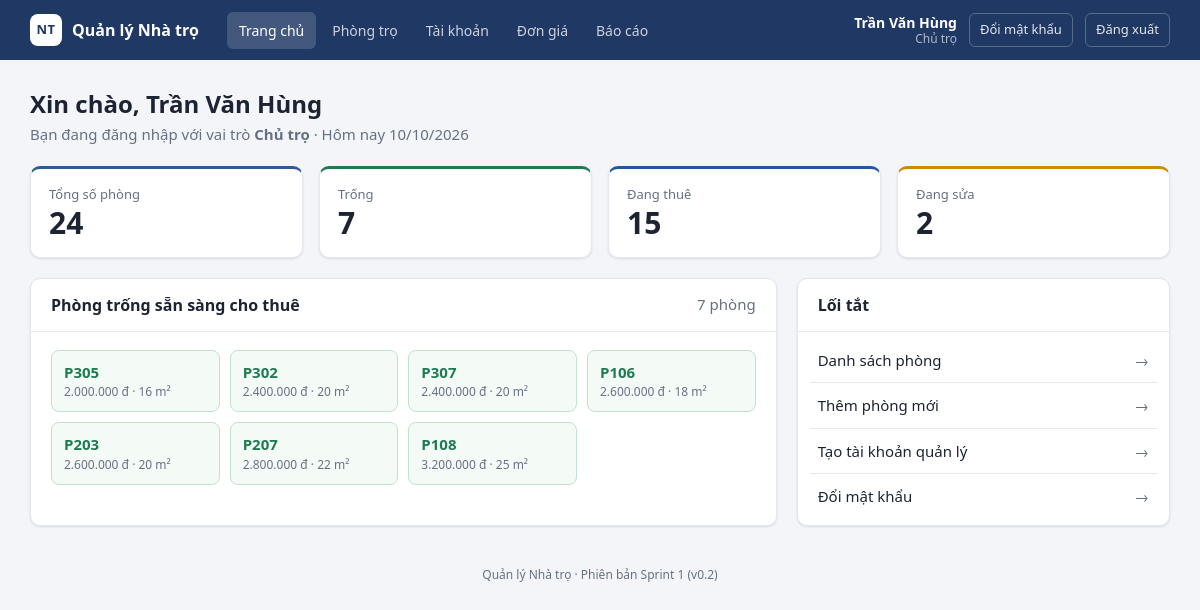
Page /index.php (signed in) on the committed database.
### tables this page shows
CREATE TABLE phong (
    id               INT AUTO_INCREMENT PRIMARY KEY,
    ma_phong         VARCHAR(20)  NOT NULL UNIQUE COMMENT 'PH001: mã phòng không được trùng',
    tang             INT          NOT NULL,
    dien_tich        DECIMAL(5,1) NOT NULL COMMENT 'Đơn vị m2',
    gia_thue         INT          NOT NULL COMMENT 'VNĐ/tháng, phải lớn hơn 0',
    so_nguoi_toi_da  INT          NOT NULL DEFAULT 2,
    tien_nghi        VARCHAR(255) NULL,
    trang_thai       ENUM('trong', 'dang_thue', 'dang_sua') NOT NULL DEFAULT 'trong' COMMENT 'PH001: phòng mới mặc định Trống',
    ngay_tao         DATETIME NOT NULL DEFAULT CURRENT_TIMESTAMP
);

### includes/functions.php (called while the page is built, shortened)
<?php
function db()
{
    static $pdo = null;
    if ($pdo === null) {
        $dsn = 'mysql:host=' . DB_HOST . ';port=' . DB_PORT . ';dbname=' . DB_NAME . ';charset=utf8mb4';
        $pdo = new PDO($dsn, DB_USER, DB_PASS, [
            PDO::ATTR_ERRMODE            => PDO::ERRMODE_EXCEPTION,
            PDO::ATTR_DEFAULT_FETCH_MODE => PDO::FETCH_ASSOC,
        ]);
    }
    return $pdo;
}
function e($gia_tri)
{
    return htmlspecialchars((string)$gia_tri, ENT_QUOTES, 'UTF-8');
}
function current_user()
{
    return isset($_SESSION['user']) ? $_SESSION['user'] : null;
}
function is_chu_tro()
{
    $nguoi_dung = current_user();
    return $nguoi_dung !== null && $nguoi_dung['vai_tro'] === 'chu_tro';
}
    ?>
    <?php
function tien($so)
{
    return number_format((float)$so, 0, ',', '.') . ' đ';
}
function dien_tich($so)
{
    return rtrim(rtrim(number_format((float)$so, 1, ',', '.'), '0'), ',') . ' m²';
}

### index.php (the view, shortened to what this page needs)
<?php
$so_phong = db()->query('SELECT trang_thai, COUNT(*) FROM phong GROUP BY trang_thai')
                ->fetchAll(PDO::FETCH_KEY_PAIR);
$tong_phong = array_sum($so_phong);
$phong_trong = db()->query("SELECT id, ma_phong, gia_thue, dien_tich FROM phong
                            WHERE trang_thai = 'trong' ORDER BY gia_thue, ma_phong")->fetchAll();
require __DIR__ . '/includes/header.php';
?>
<div class="page-head">
    <div>
        <h1>Xin chào, <?= e(current_user()['ho_ten']) ?></h1>
        <p class="muted">
            Bạn đang đăng nhập với vai trò <strong><?= e(VAI_TRO[current_user()['vai_tro']]) ?></strong>
            &middot; Hôm nay <?= date('d/m/Y') ?>
        </p>
    </div>
</div>
<div class="stats">
    <a class="stat-card" href="phong.php">
        <span class="stat-label">Tổng số phòng</span>
        <span class="stat-value"><?= (int)$tong_phong ?></span>
    </a>
    <?php foreach (TRANG_THAI_PHONG as $ma => $ten): ?>
        <a class="stat-card stat-<?= e($ma) ?>" href="phong.php?trang_thai=<?= e($ma) ?>">
            <span class="stat-label"><?= e($ten) ?></span>
            <span class="stat-value"><?= (int)(isset($so_phong[$ma]) ? $so_phong[$ma] : 0) ?></span>
        </a>
    <?php endforeach; ?>
</div>
<div class="grid-2">
    <div class="card">
        <div class="card-head">
            <h2>Phòng trống sẵn sàng cho thuê</h2>
            <span class="muted"><?= count($phong_trong) ?> phòng</span>
        </div>
        <div class="card-body">
            <?php if ($phong_trong): ?>
                <div class="room-chips">
                    <?php foreach ($phong_trong as $p): ?>
                        <a class="room-chip" href="phong_chi_tiet.php?id=<?= (int)$p['id'] ?>">
                            <strong><?= e($p['ma_phong']) ?></strong>
                            <span><?= e(tien($p['gia_thue'])) ?> &middot; <?= e(dien_tich($p['dien_tich'])) ?></span>
                        </a>
                    <?php endforeach; ?>
                </div>
            <?php else: ?>
                <p class="muted">Hiện không còn phòng trống.</p>
            <?php endif; ?>
        </div>
    </div>
    <div class="card">
        <div class="card-head"><h2>Lối tắt</h2></div>
        <div class="card-body shortcuts">
            <a class="shortcut" href="phong.php">Danh sách phòng <span class="arrow">&rarr;</span></a>
            <?php if (is_chu_tro()): ?>
                <a class="shortcut" href="phong_form.php">Thêm phòng mới <span class="arrow">&rarr;</span></a>
                <a class="shortcut" href="tai_khoan_them.php">Tạo tài khoản quản lý <span class="arrow">&rarr;</span></a>
            <?php endif; ?>
            <a class="shortcut" href="doi_mat_khau.php">Đổi mật khẩu <span class="arrow">&rarr;</span></a>
        </div>
    </div>
</div>
<?php require __DIR__ . '/includes/footer.php'; ?>

### assets/style.css (style rules this page uses)
:root { --navy: #1F3864; --primary: #2E5C9A; --primary-dark: #244A7C; --primary-soft: #E8EEF8; --bg: #F3F5F9; --card: #FFFFFF; --text: #1C2433; --muted: #667085; --border: #E3E7EE; --input: #CDD3DD; --green: #1E7B4F; --green-soft: #E3F4EA; --blue: #2356A8; --blue-soft: #E4ECFA; --amber: #9A5B00; --amber-soft: #FFF1D6; --red: #B42318; --red-soft: #FDE8E7; --grey-soft: #EEF0F3; --radius: 10px; --shadow: 0 1px 2px rgba(16, 24, 40, .05), 0 1px 3px rgba(16, 24, 40, .06); }
* { box-sizing: border-box; }
html, body { margin: 0; }
body { font-family: "Segoe UI", Roboto, "Helvetica Neue", Arial, sans-serif; font-size: 15px; line-height: 1.5; color: var(--text); background: var(--bg); }
a { color: var(--primary); text-decoration: none; }
h1 { font-size: 24px; margin: 0 0 4px; line-height: 1.3; display: flex; align-items: center; gap: 10px; flex-wrap: wrap; }
h2 { font-size: 16px; margin: 0; }
p { margin: 0 0 12px; }
.muted { color: var(--muted); }
.page-head { display: flex; justify-content: space-between; align-items: flex-end; gap: 16px; margin-bottom: 20px; flex-wrap: wrap; }
.page-head p { margin: 0; }
.card { background: var(--card); border: 1px solid var(--border); border-radius: var(--radius); box-shadow: var(--shadow); }
.card-head { display: flex; justify-content: space-between; align-items: center; gap: 12px; padding: 14px 20px; border-bottom: 1px solid var(--border); }
.card-body { padding: 18px 20px; }
.grid-2 { display: grid; grid-template-columns: 2fr 1fr; gap: 20px; }
.grid-2 > * { min-width: 0; }
.stats { display: grid; grid-template-columns: repeat(4, 1fr); gap: 16px; margin-bottom: 20px; }
.stat-card { background: var(--card); border: 1px solid var(--border); border-top: 3px solid var(--primary); border-radius: var(--radius); box-shadow: var(--shadow); padding: 16px 18px; display: flex; flex-direction: column; gap: 2px; color: var(--text); }
.stat-trong { border-top-color: var(--green); }
.stat-dang_thue { border-top-color: var(--blue); }
.stat-dang_sua { border-top-color: #D08A00; }
.stat-label { color: var(--muted); font-size: 13px; }
.stat-value { font-size: 30px; font-weight: 700; line-height: 1.15; }
.room-chips { display: grid; grid-template-columns: repeat(auto-fill, minmax(150px, 1fr)); gap: 10px; }
.room-chip { display: flex; flex-direction: column; padding: 10px 12px; border: 1px solid #BFE3CF; background: #F4FBF7; border-radius: 8px; color: var(--text); }
.room-chip strong { color: var(--green); font-size: 15px; }
.room-chip span { font-size: 12px; color: var(--muted); }
.shortcuts { display: flex; flex-direction: column; padding: 6px 12px; }
.shortcut { display: flex; justify-content: space-between; padding: 11px 8px; border-bottom: 1px solid var(--border); color: var(--text); font-weight: 500; }
.shortcut:last-child { border-bottom: 0; }
.arrow { color: var(--muted); }

### rows in the picture
phong: ma_phong "P305", gia_thue "2.000.000 đ", dien_tich "16 m²"
phong: ma_phong "P302", gia_thue "2.400.000 đ", dien_tich "20 m²"
phong: ma_phong "P307", gia_thue "2.400.000 đ", dien_tich "20 m²"
phong: ma_phong "P106", gia_thue "2.600.000 đ", dien_tich "18 m²"
phong: ma_phong "P203", gia_thue "2.600.000 đ", dien_tich "20 m²"
phong: ma_phong "P207", gia_thue "2.800.000 đ", dien_tich "22 m²"
phong: ma_phong "P108", gia_thue "3.200.000 đ", dien_tich "25 m²"

### other values in the picture
APP_NAME "Quản lý Nhà trọ"
$nguoi_dung['ho_ten'] "Trần Văn Hùng"
VAI_TRO[$nguoi_dung['vai_tro']] "Chủ trọ"
current_user()['ho_ten'] "Trần Văn Hùng"
VAI_TRO[current_user()['vai_tro']] "Chủ trọ"
$tong_phong "24"
$ten "Trống"
isset($so_phong[$ma]) ? $so_phong[$ma] : 0 "7"
$ten "Đang thuê"
isset($so_phong[$ma]) ? $so_phong[$ma] : 0 "15"
$ten "Đang sửa"
isset($so_phong[$ma]) ? $so_phong[$ma] : 0 "2"
count($phong_trong) "7"
APP_VERSION "Sprint 1 (v0.2)"
